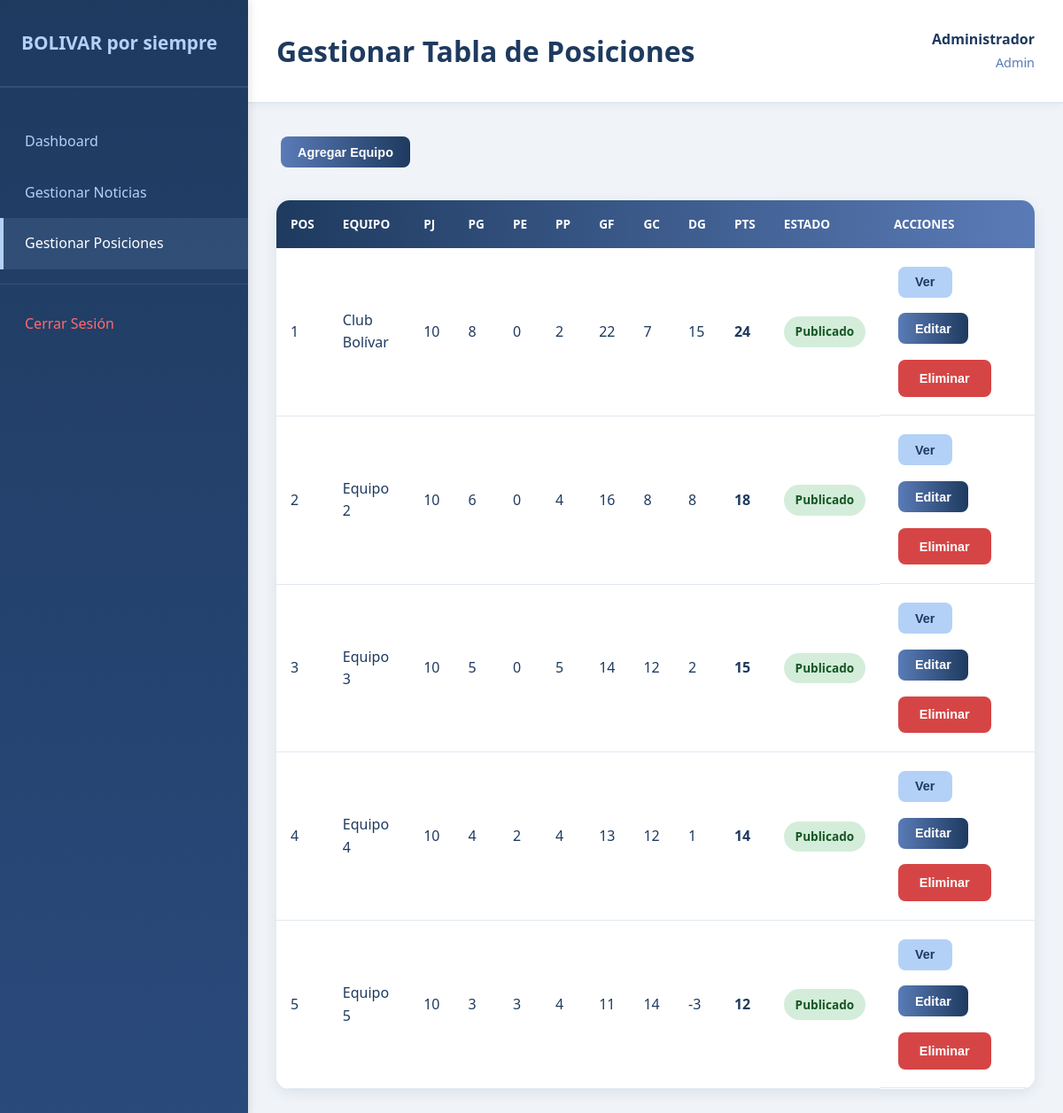
The page /admin/tabla_posiciones/tabla_posiciones.php (signed in) on the database its author committed.
### tables this page shows
CREATE TABLE IF NOT EXISTS tabla_posiciones (
  id INT AUTO_INCREMENT PRIMARY KEY,
  posicion INT NOT NULL UNIQUE,
  equipo VARCHAR(100) NOT NULL,
  partidos_jugados INT DEFAULT 0,
  partidos_ganados INT DEFAULT 0,
  partidos_empatados INT DEFAULT 0,
  partidos_perdidos INT DEFAULT 0,
  goles_favor INT DEFAULT 0,
  goles_contra INT DEFAULT 0,
  diferencia_goles INT GENERATED ALWAYS AS (goles_favor - goles_contra) STORED,
  puntos INT GENERATED ALWAYS AS ((partidos_ganados * 3) + partidos_empatados) STORED,
  estado ENUM('publicado', 'borrador', 'cancelado') DEFAULT 'publicado',
  fecha_actualizacion TIMESTAMP DEFAULT CURRENT_TIMESTAMP ON UPDATE CURRENT_TIMESTAMP,
  INDEX idx_posicion (posicion),
  INDEX idx_estado (estado)
);

### config/database.php (called while the page is built, shortened)
<?php
function obtener_usuario_actual() {
    $usuario = [
        'id' => isset($_SESSION['usuario_id']) ? $_SESSION['usuario_id'] : '',
        'nombre' => isset($_SESSION['usuario_nombre']) ? $_SESSION['usuario_nombre'] : 'Usuario',
        'usuario' => isset($_SESSION['usuario_usuario']) ? $_SESSION['usuario_usuario'] : '',
        'rol' => isset($_SESSION['usuario_rol']) ? $_SESSION['usuario_rol'] : 'usuario'
    ];
    return $usuario;
}
?>

### admin/tabla_posiciones/tabla_posiciones.php (the view, shortened to what this page needs)
<?php
require_once '../../config/database.php';
require_once '../../includes/auth.php';
$equipos = [];
if ($conn) {
    $resultado = $conn->query("SELECT * FROM tabla_posiciones ORDER BY posicion ASC");
    if ($resultado) {
        while ($fila = $resultado->fetch_assoc()) {
            $equipos[] = $fila;
        }
    }
}
$usuario = obtener_usuario_actual();
?>
<!DOCTYPE html>
<html lang="es">
<head>
    <link rel="stylesheet" href="../../assets/css/style.css">
    <link rel="stylesheet" href="../../assets/css/admin/dashboard.css">
    <link rel="stylesheet" href="../../assets/css/admin/noticias.css">
</head>
<body>
    <div class="admin-container">
        <aside class="sidebar">
            <div class="sidebar-header">
                <h3>BOLIVAR por siempre</h3>
            </div>
            <nav class="sidebar-nav">
                <ul>
                    <li><a href="../dashboard.php">Dashboard</a></li>
                    <li><a href="../noticias/noticias.php">Gestionar Noticias</a></li>
                    <li><a href="tabla_posiciones.php" class="active">Gestionar Posiciones</a></li>
                    <li class="divider"></li>
                    <li><a href="../../?logout=1" class="logout">Cerrar Sesión</a></li>
                </ul>
            </nav>
        </aside>
        <main class="admin-content">
            <div class="admin-topbar">
                <h1>Gestionar Tabla de Posiciones</h1>
                <div class="user-info">
                    <span><?php echo htmlspecialchars($usuario['nombre']); ?></span>
                    <small><?php echo ucfirst($usuario['rol']); ?></small>
                </div>
            </div>
            <div class="admin-body">
                <div class="noticias-header">
                    <button class="btn-primary" onclick="abrirModalAdmin('modalCrearEquipo', 'crear')">
                        Agregar Equipo
                    </button>
                </div>
                <div class="table-container">
                    <table class="admin-table">
                        <thead>
                            <tr>
                                <th>Pos</th>
                                <th>Equipo</th>
                                <th>PJ</th>
                                <th>PG</th>
                                <th>PE</th>
                                <th>PP</th>
                                <th>GF</th>
                                <th>GC</th>
                                <th>DG</th>
                                <th>Pts</th>
                                <th>Estado</th>
                                <th>Acciones</th>
                            </tr>
                        </thead>
                        <tbody>
                            <?php if (!empty($equipos)): ?>
                                <?php foreach ($equipos as $eq): ?>
                                    <tr>
                                        <td><?php echo $eq['posicion']; ?></td>
                                        <td><?php echo htmlspecialchars($eq['equipo']); ?></td>
                                        <td><?php echo $eq['partidos_jugados']; ?></td>
                                        <td><?php echo $eq['partidos_ganados']; ?></td>
                                        <td><?php echo $eq['partidos_empatados']; ?></td>
                                        <td><?php echo $eq['partidos_perdidos']; ?></td>
                                        <td><?php echo $eq['goles_favor']; ?></td>
                                        <td><?php echo $eq['goles_contra']; ?></td>
                                        <td><?php echo $eq['diferencia_goles']; ?></td>
                                        <td><strong><?php echo $eq['puntos']; ?></strong></td>
                                        <td>
                                            <span class="estado-badge estado-<?php echo strtolower($eq['estado']); ?>">
                                                <?php echo ucfirst($eq['estado']); ?>
                                            </span>
                                        </td>
                                        <td class="acciones">
                                            <button class="btn-action btn-secondary" onclick="abrirModalAdmin('modalVerEquipo', 'ver', <?php echo $eq['id']; ?>)">Ver</button>
                                            <button class="btn-action btn-primary" onclick="abrirModalAdmin('modalEditarEquipo', 'editar', <?php echo $eq['id']; ?>)">Editar</button>
                                            <button class="btn-action btn-danger" onclick="abrirModalConfirmacion('eliminar_equipo', <?php echo $eq['id']; ?>, '<?php echo htmlspecialchars($eq['equipo']); ?>')">Eliminar</button>
                                        </td>
                                    </tr>
                                <?php endforeach; ?>
                            <?php else: ?>
                                <tr>
                                    <td colspan="12" class="text-center">No hay equipos registrados</td>
                                </tr>
                            <?php endif; ?>
                        </tbody>
                    </table>
                </div>
            </div>
        </main>
    </div>
</body>
</html>

### assets/css/style.css (style rules this page uses)
* { margin: 0; padding: 0; box-sizing: border-box; }
body { font-family: 'Montserrat', 'Segoe UI', Tahoma, Geneva, Verdana, sans-serif; background: linear-gradient(135deg, #e3ecf7 0%, #b3d1f7 100%); color: #1e3a5f; line-height: 1.6; font-size: 16px; }

### assets/css/admin/dashboard.css (style rules this page uses)
.admin-container { display: flex; height: 100vh; background: #f0f4f8; }
.sidebar { width: 280px; background: linear-gradient(180deg, #1e3a5f 0%, #2a4a7c 100%); color: #fff; padding: 0; box-shadow: 2px 0 10px rgba(0, 0, 0, 0.1); overflow-y: auto; position: fixed; height: 100vh; z-index: 50; }
.sidebar-header { padding: 2rem 1.5rem; border-bottom: 2px solid rgba(255, 255, 255, 0.1); }
.sidebar-header h3 { margin: 0; font-size: 1.3rem; color: #b3d1f7; }
.sidebar-nav { margin-top: 2rem; }
.sidebar-nav ul { list-style: none; padding: 0; margin: 0; }
.sidebar-nav li { margin: 0; }
.sidebar-nav a { display: block; padding: 1rem 1.5rem; color: #b3d1f7; text-decoration: none; transition: all 0.3s ease; border-left: 4px solid transparent; }
.sidebar-nav a:hover, .sidebar-nav a.active { background: rgba(179, 209, 247, 0.1); color: #fff; border-left-color: #b3d1f7; }
.sidebar-nav .divider { height: 1px; background: rgba(255, 255, 255, 0.1); margin: 1rem 0; }
.sidebar-nav .logout { color: #ff6b6b; }
.admin-content { margin-left: 280px; flex: 1; display: flex; flex-direction: column; overflow-y: auto; }
.admin-topbar { background: #fff; padding: 2rem; border-bottom: 2px solid #e0e8f0; display: flex; justify-content: space-between; align-items: center; box-shadow: 0 2px 10px rgba(0, 0, 0, 0.05); }
.admin-topbar h1 { margin: 0; color: #1e3a5f; font-size: 2rem; }
.user-info { text-align: right; }
.user-info span { display: block; color: #1e3a5f; font-weight: 600; }
.user-info small { color: #5a7bb7; font-size: 0.9rem; }
.admin-body { flex: 1; padding: 2rem; overflow-y: auto; }
.admin-table { width: 100%; border-collapse: collapse; background: #fff; }
.admin-table thead { background: linear-gradient(90deg, #1e3a5f, #5a7bb7); color: #fff; }
.admin-table th { padding: 1rem; text-align: left; font-weight: 600; text-transform: uppercase; font-size: 0.85rem; }
.admin-table td { padding: 1rem; border-bottom: 1px solid #e0e8f0; }
.estado-badge { display: inline-block; padding: 0.4rem 0.8rem; border-radius: 20px; font-size: 0.85rem; font-weight: 600; }
.estado-publicado { background: #d4edda; color: #155724; }
.btn-action { display: inline-block; padding: 0.5rem 1rem; margin: 0.25rem; border-radius: 8px; text-decoration: none; font-size: 0.85rem; font-weight: 600; transition: all 0.3s ease; border: none; cursor: pointer; }
.btn-primary { background: #5a7bb7; color: #fff; }
.btn-secondary { background: #b3d1f7; color: #1e3a5f; }
.btn-danger { background: #ff6b6b; color: #fff; }

### assets/css/admin/noticias.css (style rules this page uses)
.noticias-header { display: flex; justify-content: space-between; align-items: center; margin-bottom: 2rem; }
.table-container { overflow-x: auto; background: #fff; border-radius: 15px; box-shadow: 0 4px 15px rgba(30, 58, 95, 0.1); }
.acciones { display: flex; gap: 0.5rem; flex-wrap: wrap; }
.btn-primary, .btn-secondary, .btn-danger { display: inline-block; padding: 0.6rem 1.2rem; margin: 0.3rem; border-radius: 8px; text-decoration: none; font-size: 0.9rem; font-weight: 600; transition: all 0.3s ease; border: none; cursor: pointer; }
.btn-primary { background: linear-gradient(90deg, #5a7bb7, #1e3a5f); color: #fff; }
.btn-secondary { background: #b3d1f7; color: #1e3a5f; }
.btn-danger { background: #ff6b6b; color: #fff; }
.btn-danger { background: #d64545; color: #fff; padding: 0.8rem 1.5rem; border: none; border-radius: 8px; font-weight: 600; cursor: pointer; transition: all 0.3s ease; }

### rows shown on the page
tabla_posiciones: posicion "1", equipo "Club Bolívar", partidos_jugados "10", partidos_ganados "8", partidos_empatados "0", partidos_perdidos "2", goles_favor "22", goles_contra "7", diferencia_goles "15", puntos "24", estado "Publicado"
tabla_posiciones: posicion "2", equipo "Equipo 2", partidos_jugados "10", partidos_ganados "6", partidos_empatados "0", partidos_perdidos "4", goles_favor "16", goles_contra "8", diferencia_goles "8", puntos "18", estado "Publicado"
tabla_posiciones: posicion "3", equipo "Equipo 3", partidos_jugados "10", partidos_ganados "5", partidos_empatados "0", partidos_perdidos "5", goles_favor "14", goles_contra "12", diferencia_goles "2", puntos "15", estado "Publicado"
tabla_posiciones: posicion "4", equipo "Equipo 4", partidos_jugados "10", partidos_ganados "4", partidos_empatados "2", partidos_perdidos "4", goles_favor "13", goles_contra "12", diferencia_goles "1", puntos "14", estado "Publicado"
tabla_posiciones: posicion "5", equipo "Equipo 5", partidos_jugados "10", partidos_ganados "3", partidos_empatados "3", partidos_perdidos "4", goles_favor "11", goles_contra "14", diferencia_goles "-3", puntos "12", estado "Publicado"

### other values the page prints
$usuario['nombre'] "Administrador"
$usuario['rol'] "Admin"
